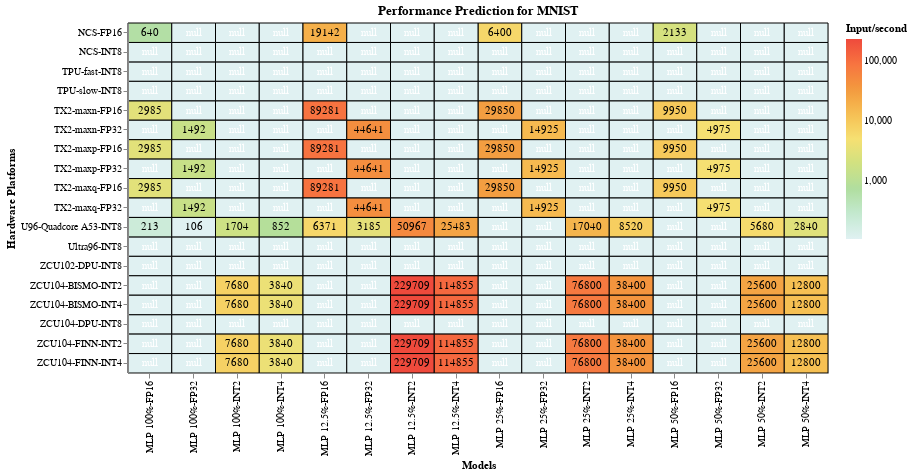

This figure's notebook cell:
### Markdown cell above
The plot below shows ... Lorem Ipsum ...

### Code cell
#hide_input
%run scripts/altair_plots.py  #run the heatmaps script
#load mnist dataset and plot it
heatmap(pd.read_csv("data/processed_csv/performance_prediction_mnist.csv"), 'red', 'Performance Prediction for MNIST')

### Figure 1 — Vega-Lite specification as saved in the notebook (floating-point values rounded to 4 significant figures; data arrays with more than 128 entries replaced by an {"elided": "..."} marker saying what was removed)
{"config": {"view": {"continuousWidth": 400, "continuousHeight": 300}}, "layer": [{"mark": {"type": "rect", "invalid": null, "stroke": "black", "strokeWidth": 1}, "encoding": {"color": {"type": "quantitative", "field": "values", "scale": {"scheme": "lightmulti", "type": "log"}, "title": "Input/second"}, "tooltip": [{"type": "quantitative", "field": "values", "title": "Input/sec"}, {"type": "nominal", "field": "x", "title": "Model"}, {"type": "nominal", "field": "y", "title": "Hardware Platform"}], "x": {"type": "ordinal", "field": "x", "title": "Models"}, "y": {"type": "ordinal", "field": "y", "title": "Hardware Platforms"}}, "height": 350, "selection": {"selector003": {"type": "single", "on": "mouseover", "nearest": true}}, "title": "Performance Prediction for MNIST", "width": 700}, {"mark": {"type": "text", "color": "white"}, "encoding": {"color": {"condition": {"value": "black", "test": "(datum.values > 1)"}, "value": "white"}, "text": {"type": "quantitative", "field": "values", "format": ".0f"}, "tooltip": [{"type": "quantitative", "field": "values", "format": ".0f", "title": "Input/sec"}, {"type": "nominal", "field": "x", "title": "Model"}, {"type": "nominal", "field": "y", "title": "Hardware Platform"}], "x": {"type": "ordinal", "field": "x", "title": "Models"}, "y": {"type": "ordinal", "field": "y", "title": "Hardware Platforms"}}}], "data": {"name": "data-7b99d5246d1643da0b68a10ff8135a6a"}, "$schema": "https://vega.github.io/schema/vega-lite/v4.0.2.json", "datasets": {"data-7b99d5246d1643da0b68a10ff8135a6a": {"elided": "288 records"}}}
